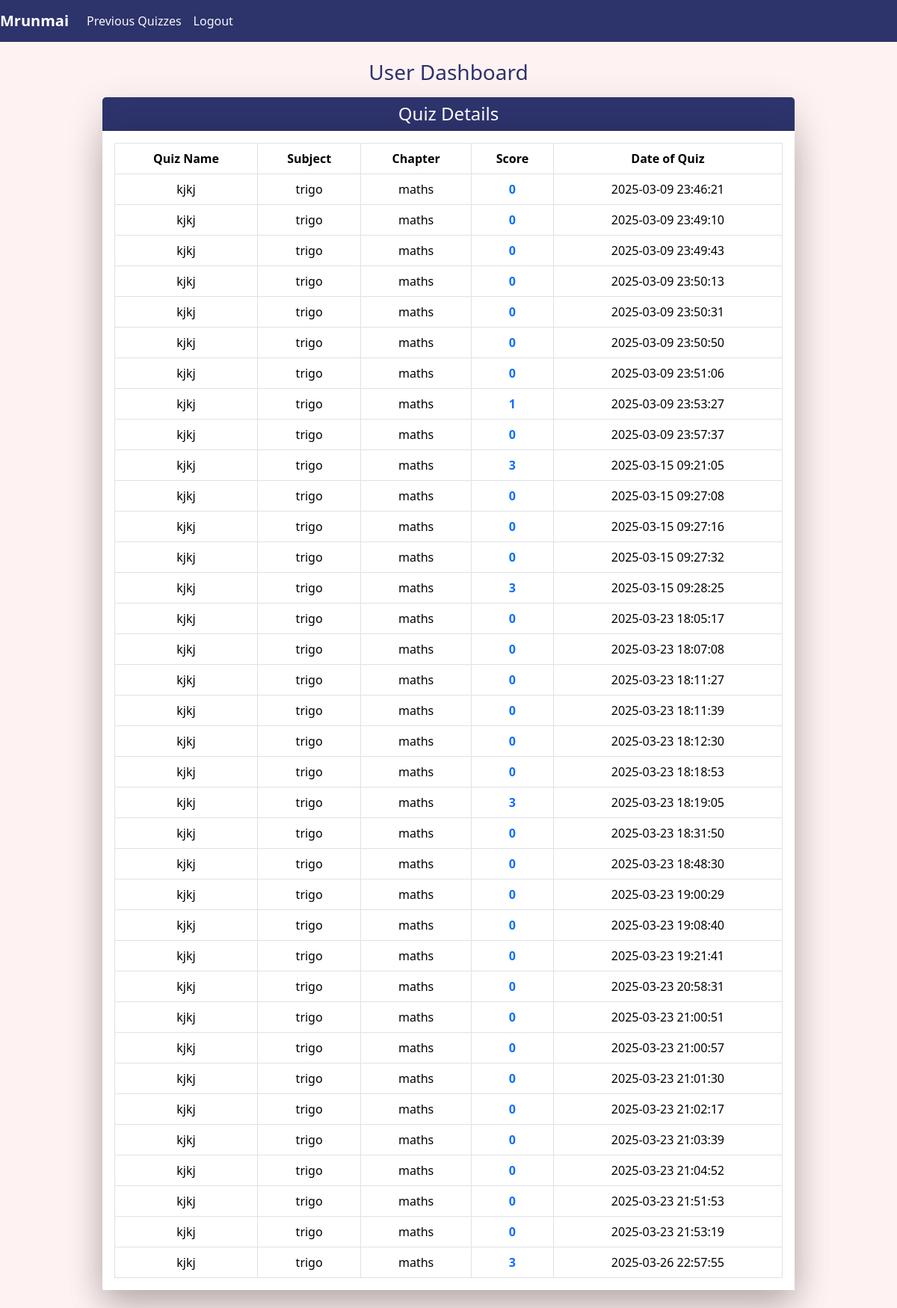
The app's page /user/prevquizes (signed in) with its own data.
### app.py (models this page shows)
class UserAccount(db.Model):
    __tablename__="UserAccount"
    id=db.Column(db.Integer, primary_key=True)
    fullname=db.Column(db.String(80),nullable=False)
    email=db.Column(db.String(120),unique=True,nullable=False)
    password=db.Column(db.String(120),nullable=False)
    qualification=db.Column(db.String(120),nullable=False)
    dob=db.Column(db.String(120),nullable=False)
    is_admin=db.Column(db.Boolean,nullable=False,default=False)
    user_scores=db.relationship('UserScore',back_populates='user_account',cascade='all,delete-orphan')

class UserScore(db.Model):
    __tablename__="UserScore"
    id=db.Column(db.Integer, primary_key=True)
    scores=db.Column(db.Integer,nullable=False)
    user_id=db.Column(db.Integer, db.ForeignKey("UserAccount.id"))
    quiz_id=db.Column(db.Integer, db.ForeignKey("QuizTest.id"))
    timestamp=db.Column(db.DateTime,nullable=False)
    quiz_test=db.relationship('QuizTest',back_populates='user_scores')
    user_account=db.relationship('UserAccount',back_populates='user_scores')

class QuizTest(db.Model):
    __tablename__="QuizTest"
    id=db.Column(db.Integer, primary_key=True)
    date_ofquiz=db.Column(db.Date,nullable=False)
    time_dur=db.Column(db.String(20),nullable=False)
    remarks=db.Column(db.String(120),nullable=False)
    section_id=db.Column(db.Integer, db.ForeignKey("CourseSection.id"),nullable=False)
    course_section=db.relationship("CourseSection", back_populates='quizzes')
    quiz_questions=db.relationship("QuizQuestion",back_populates='quiz_test',cascade='all,delete-orphan')
    user_scores=db.relationship('UserScore',back_populates='quiz_test',cascade='all,delete-orphan')

class CourseSection(db.Model):
    __tablename__="CourseSection"
    id=db.Column(db.Integer, primary_key=True)
    name=db.Column(db.String(80),nullable=False)
    description=db.Column(db.String(120),nullable=False)
    topic_id=db.Column(db.Integer, db.ForeignKey("CourseTopic.id"))
    course_topic=db.relationship("CourseTopic", back_populates='course_sections')
    quizzes=db.relationship("QuizTest",back_populates='course_section',cascade='all,delete-orphan')

class CourseTopic(db.Model):
    __tablename__="CourseTopic"
    id=db.Column(db.Integer, primary_key=True)
    name=db.Column(db.String(80),nullable=False)
    description=db.Column(db.String(120),nullable=False)
    course_sections=db.relationship("CourseSection", back_populates='course_topic',cascade="all,delete-orphan")

### app.py (the view)
@app.route("/user/prevquizes")
def prevquizes():
    if 'user' in session:
        user=UserAccount.query.filter_by(id=session['user']).first()
        scores=UserScore.query.filter_by(user_id=user.id).all()
        return render_template('prevquizes.html',scores=scores,user=user)
    return redirect('/login')

### templates/prevquizes.html (shortened to what this page needs)
{% extends "index.html" %}
{% block content %}
<nav class="navbar navbar-expand-lg navbar-dark" style="background-color: #2D336B;">
    <a class="navbar-brand fw-bold" href="/user">{{ user.fullname }}</a>
    <div class="collapse navbar-collapse" id="navbarNavAltMarkup">
        <div class="navbar-nav">
            <a class="nav-item nav-link text-light" href="/user/prevquizes">Previous Quizzes</a>
            <a class="nav-item nav-link text-light" href="/logoutuser">Logout</a>
        </div>
    </div>
</nav>
<div class="container mt-4">
    <div class="row">
        <div class="col-md-10 mx-auto">
            <h3 class="text-center mb-3" style="color: #2D336B;">User Dashboard</h3>
            <div class="card shadow-lg border-0 mb-4">
                <div class="card-header text-white" style="background-color: #2D336B;">
                    <h4 class="mb-0 text-center">Quiz Details</h4>
                </div>
                <div class="card shadow-lg border-0">
                    <div class="card-body" style="background-color: white;">
                        <table class="table table-hover table-bordered text-center">
                            <thead class="text-white" style="background-color: #2D336B;">
                                <tr>
                                    <th>Quiz Name</th>
                                    <th>Subject</th>
                                    <th>Chapter</th>
                                    <th>Score</th>
                                    <th>Date of Quiz</th>
                                </tr>
                            </thead>
                            <tbody>
                                {% for q in user.user_scores %}
                                <tr>
                                    <td>{{ q.quiz_test.remarks }}</td>
                                    <td>{{ q.quiz_test.course_section.name }}</td>
                                    <td>{{ q.quiz_test.course_section.course_topic.name }}</td>
                                    <td class="fw-bold text-primary">{{ q.scores }}</td>
                                    <td>{{ q.timestamp.strftime('%Y-%m-%d %H:%M:%S') }}</td>
                                </tr>
                                {% endfor %}
                            </tbody>
                        </table>
                    </div>
                </div>
            </div>
        </div>
    </div>
</div>
{% endblock %}

### static/css/style.css (style rules this page uses)
h3 { text-align: center; }
body { background-color: #FFF2F2 !important; }
.table { margin: 0 auto; text-align: center; width: 100%; }
.table th, .table td { text-align: center; vertical-align: middle; width: auto; }

### records on screen
UserAccount: fullname "Mrunmai"
UserScore: quiz_test.remarks "kjkj", quiz_test.course_section.name "trigo", quiz_test.course_section.course_topic.name "maths", scores "0", timestamp "2025-03-09 23:46:21"
UserScore: quiz_test.remarks "kjkj", quiz_test.course_section.name "trigo", quiz_test.course_section.course_topic.name "maths", scores "0", timestamp "2025-03-09 23:49:10"
UserScore: quiz_test.remarks "kjkj", quiz_test.course_section.name "trigo", quiz_test.course_section.course_topic.name "maths", scores "0", timestamp "2025-03-09 23:49:43"
UserScore: quiz_test.remarks "kjkj", quiz_test.course_section.name "trigo", quiz_test.course_section.course_topic.name "maths", scores "0", timestamp "2025-03-09 23:50:13"
UserScore: quiz_test.remarks "kjkj", quiz_test.course_section.name "trigo", quiz_test.course_section.course_topic.name "maths", scores "0", timestamp "2025-03-09 23:50:31"
UserScore: quiz_test.remarks "kjkj", quiz_test.course_section.name "trigo", quiz_test.course_section.course_topic.name "maths", scores "0", timestamp "2025-03-09 23:50:50"
UserScore: quiz_test.remarks "kjkj", quiz_test.course_section.name "trigo", quiz_test.course_section.course_topic.name "maths", scores "0", timestamp "2025-03-09 23:51:06"
UserScore: quiz_test.remarks "kjkj", quiz_test.course_section.name "trigo", quiz_test.course_section.course_topic.name "maths", scores "1", timestamp "2025-03-09 23:53:27"
UserScore: quiz_test.remarks "kjkj", quiz_test.course_section.name "trigo", quiz_test.course_section.course_topic.name "maths", scores "0", timestamp "2025-03-09 23:57:37"
UserScore: quiz_test.remarks "kjkj", quiz_test.course_section.name "trigo", quiz_test.course_section.course_topic.name "maths", scores "3", timestamp "2025-03-15 09:21:05"
UserScore: quiz_test.remarks "kjkj", quiz_test.course_section.name "trigo", quiz_test.course_section.course_topic.name "maths", scores "0", timestamp "2025-03-15 09:27:08"
UserScore: quiz_test.remarks "kjkj", quiz_test.course_section.name "trigo", quiz_test.course_section.course_topic.name "maths", scores "0", timestamp "2025-03-15 09:27:16"
UserScore: quiz_test.remarks "kjkj", quiz_test.course_section.name "trigo", quiz_test.course_section.course_topic.name "maths", scores "0", timestamp "2025-03-15 09:27:32"
UserScore: quiz_test.remarks "kjkj", quiz_test.course_section.name "trigo", quiz_test.course_section.course_topic.name "maths", scores "3", timestamp "2025-03-15 09:28:25"
UserScore: quiz_test.remarks "kjkj", quiz_test.course_section.name "trigo", quiz_test.course_section.course_topic.name "maths", scores "0", timestamp "2025-03-23 18:05:17"
UserScore: quiz_test.remarks "kjkj", quiz_test.course_section.name "trigo", quiz_test.course_section.course_topic.name "maths", scores "0", timestamp "2025-03-23 18:07:08"
UserScore: quiz_test.remarks "kjkj", quiz_test.course_section.name "trigo", quiz_test.course_section.course_topic.name "maths", scores "0", timestamp "2025-03-23 18:11:27"
UserScore: quiz_test.remarks "kjkj", quiz_test.course_section.name "trigo", quiz_test.course_section.course_topic.name "maths", scores "0", timestamp "2025-03-23 18:11:39"
UserScore: quiz_test.remarks "kjkj", quiz_test.course_section.name "trigo", quiz_test.course_section.course_topic.name "maths", scores "0", timestamp "2025-03-23 18:12:30"
UserScore: quiz_test.remarks "kjkj", quiz_test.course_section.name "trigo", quiz_test.course_section.course_topic.name "maths", scores "0", timestamp "2025-03-23 18:18:53"
UserScore: quiz_test.remarks "kjkj", quiz_test.course_section.name "trigo", quiz_test.course_section.course_topic.name "maths", scores "3", timestamp "2025-03-23 18:19:05"
UserScore: quiz_test.remarks "kjkj", quiz_test.course_section.name "trigo", quiz_test.course_section.course_topic.name "maths", scores "0", timestamp "2025-03-23 18:31:50"
UserScore: quiz_test.remarks "kjkj", quiz_test.course_section.name "trigo", quiz_test.course_section.course_topic.name "maths", scores "0", timestamp "2025-03-23 18:48:30"
UserScore: quiz_test.remarks "kjkj", quiz_test.course_section.name "trigo", quiz_test.course_section.course_topic.name "maths", scores "0", timestamp "2025-03-23 19:00:29"
UserScore: quiz_test.remarks "kjkj", quiz_test.course_section.name "trigo", quiz_test.course_section.course_topic.name "maths", scores "0", timestamp "2025-03-23 19:08:40"
UserScore: quiz_test.remarks "kjkj", quiz_test.course_section.name "trigo", quiz_test.course_section.course_topic.name "maths", scores "0", timestamp "2025-03-23 19:21:41"
UserScore: quiz_test.remarks "kjkj", quiz_test.course_section.name "trigo", quiz_test.course_section.course_topic.name "maths", scores "0", timestamp "2025-03-23 20:58:31"
UserScore: quiz_test.remarks "kjkj", quiz_test.course_section.name "trigo", quiz_test.course_section.course_topic.name "maths", scores "0", timestamp "2025-03-23 21:00:51"
UserScore: quiz_test.remarks "kjkj", quiz_test.course_section.name "trigo", quiz_test.course_section.course_topic.name "maths", scores "0", timestamp "2025-03-23 21:00:57"
UserScore: quiz_test.remarks "kjkj", quiz_test.course_section.name "trigo", quiz_test.course_section.course_topic.name "maths", scores "0", timestamp "2025-03-23 21:01:30"
UserScore: quiz_test.remarks "kjkj", quiz_test.course_section.name "trigo", quiz_test.course_section.course_topic.name "maths", scores "0", timestamp "2025-03-23 21:02:17"
UserScore: quiz_test.remarks "kjkj", quiz_test.course_section.name "trigo", quiz_test.course_section.course_topic.name "maths", scores "0", timestamp "2025-03-23 21:03:39"
UserScore: quiz_test.remarks "kjkj", quiz_test.course_section.name "trigo", quiz_test.course_section.course_topic.name "maths", scores "0", timestamp "2025-03-23 21:04:52"
UserScore: quiz_test.remarks "kjkj", quiz_test.course_section.name "trigo", quiz_test.course_section.course_topic.name "maths", scores "0", timestamp "2025-03-23 21:51:53"
UserScore: quiz_test.remarks "kjkj", quiz_test.course_section.name "trigo", quiz_test.course_section.course_topic.name "maths", scores "0", timestamp "2025-03-23 21:53:19"
UserScore: quiz_test.remarks "kjkj", quiz_test.course_section.name "trigo", quiz_test.course_section.course_topic.name "maths", scores "3", timestamp "2025-03-26 22:57:55"
